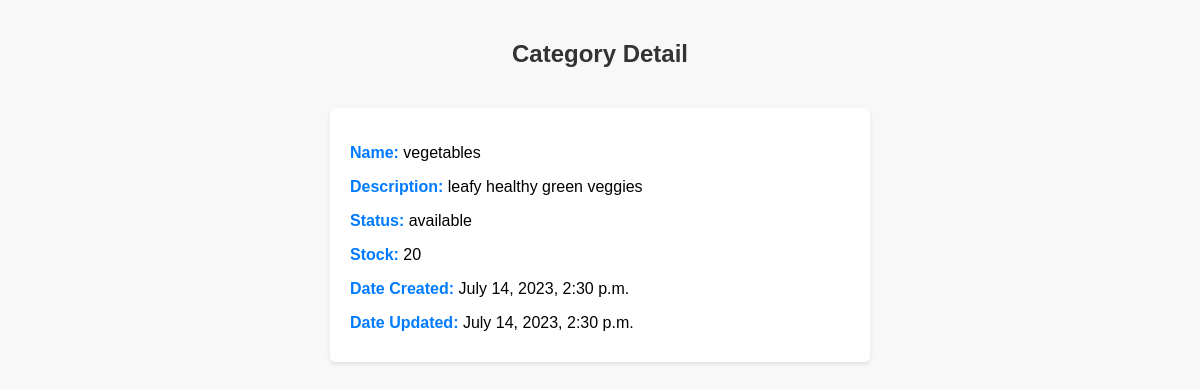
/category/categories/1/, run on an earlier commit of the app's database.
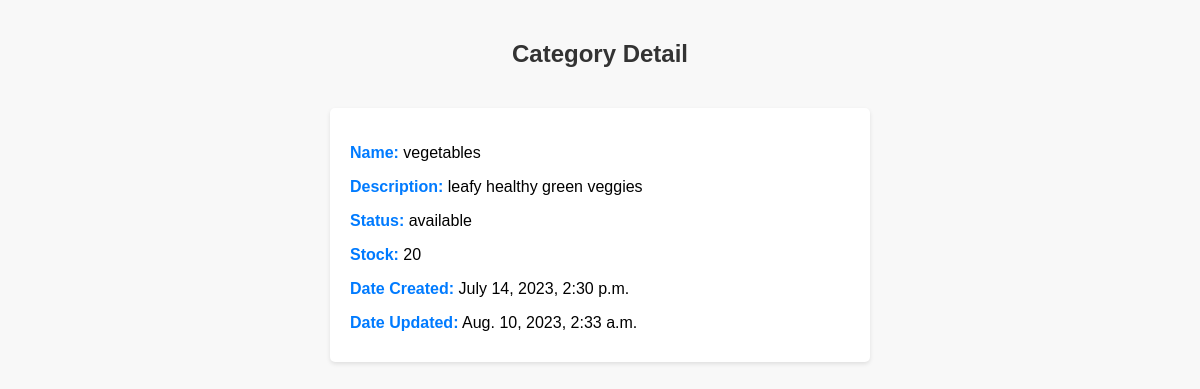
And on a later commit of the database.
### category/models.py (models this page shows)
class Category(models.Model):
    class Meta:
        verbose_name_plural = "categories"
    name = models.CharField(max_length=255)
    description = models.TextField()
    status = models.CharField(max_length=50)
    image = models.ImageField(upload_to='category_images/')
    date_created = models.DateTimeField(auto_now_add=True)
    date_updated = models.DateTimeField(auto_now=True)
    stock = models.PositiveIntegerField(default=0)

### category/views.py (the view)
# urls.py: path('categories/<int:category_id>/', category_detail, name='category_detail'),
def category_detail(request, category_id):
    category = get_object_or_404(Category, pk=category_id)
    return render(request, 'category/category_detail.html', {'category': category})

### templates/category/category_detail.html (shortened to what this page needs)
<!DOCTYPE html>
<html>
<head>
</head>
<body>
    <h2>Category Detail</h2>
    <div class="category-details">
        <p><strong>Name:</strong> {{ category.name }}</p>
        <p><strong>Description:</strong> {{ category.description }}</p>
        <p><strong>Status:</strong> {{ category.status }}</p>
        <p><strong>Stock:</strong> {{ category.stock }}</p>
        <p><strong>Date Created:</strong> {{ category.date_created }}</p>
        <p><strong>Date Updated:</strong> {{ category.date_updated }}</p>
    </div>
</body>
</html>

What changed in the data, as far as the page shows it:
changed Category "vegetables": date_updated "July 14, 2023, 2:30 p.m." → "Aug. 10, 2023, 2:33 a.m."
